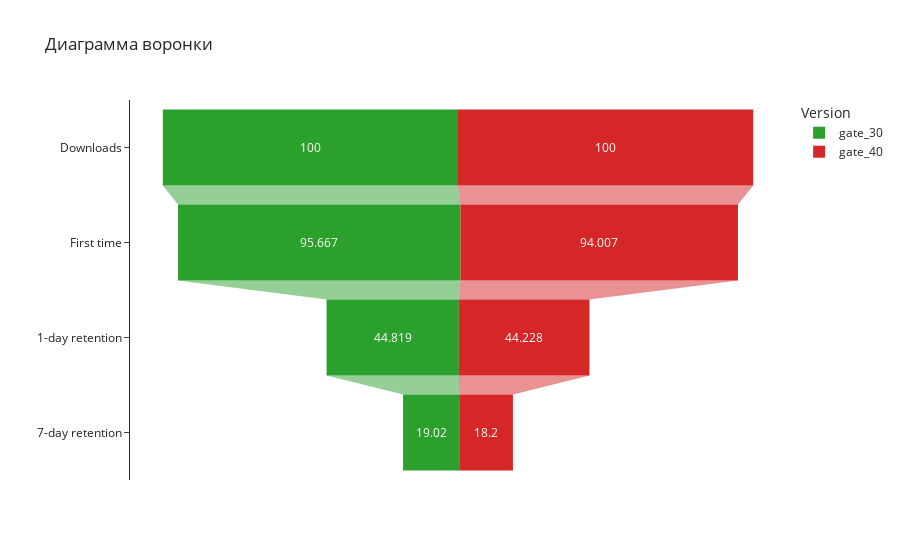

Notebook cell for this chart:
### Markdown cell above
Как видно половина пользователей останавливалась на 16 раундах, при этом почти четыре тысячи пользователей вообще не проходили игру

### Code cell
# Построим диаграмму воронки в процентах 

gate_30_df = df[df["version"]=="gate_30"]
gate_40_df = df[df["version"]=="gate_40"]


downloads_30_p = gate_30_df.userid.nunique()*100/gate_30_df.userid.nunique()
downloads_40_p = gate_40_df.userid.nunique()*100/gate_40_df.userid.nunique()

first_time_30_p = round(gate_30_df[gate_30_df["sum_gamerounds"]>0].userid.nunique()*100/gate_30_df.userid.nunique(), 3)
first_time_40_p = round(gate_30_df[gate_30_df["sum_gamerounds"]>0].userid.nunique()*100/gate_40_df.userid.nunique(), 3)

f_day_30_p = round(gate_30_df.retention_1.sum()*100/gate_30_df.userid.nunique(), 3)
f_day_40_p = round(gate_40_df.retention_1.sum()*100/gate_40_df.userid.nunique(), 3)

s_day_30_p = round(gate_30_df.retention_7.sum()*100/gate_30_df.userid.nunique(), 3)
s_day_40_p = round(gate_40_df.retention_7.sum()*100/gate_40_df.userid.nunique(), 3)
                  
data = dict(Quantity=[downloads_30_p, first_time_30_p, f_day_30_p, s_day_30_p, 
                      downloads_40_p, first_time_40_p, f_day_40_p, s_day_40_p],
    
            Stage=["Downloads", "First time", "1-day retention", "7-day retention"]*2,
    
            Version = ['gate_30']*4 + ['gate_40']*4)
                  
                  
stage = ["Downloads", "First time", "1-day retention", "7-day retention"]

fig = px.funnel(data, y='Stage', x='Quantity', color='Version',
                color_discrete_map={"Tatooine": "#374B53", 
                                    "Mandalore": "#617588"},
                template="simple_white",
                title='Диаграмма воронки',
                labels={"Stage": ""})
fig.show()

### Figure 1 — Plotly figure (JSON) as saved in the notebook; plotly's stock layout.template omitted (floating-point values rounded to 4 significant figures)
{"data": [{"hovertemplate": "Version=gate_30<br>Quantity=%{x}<br>=%{y}<extra></extra>", "legendgroup": "gate_30", "marker": {"color": "#2CA02C"}, "name": "gate_30", "orientation": "h", "showlegend": true, "type": "funnel", "x": [100, 95.67, 44.82, 19.02], "xaxis": "x", "y": ["Downloads", "First time", "1-day retention", "7-day retention"], "yaxis": "y"}, {"hovertemplate": "Version=gate_40<br>Quantity=%{x}<br>=%{y}<extra></extra>", "legendgroup": "gate_40", "marker": {"color": "#D62728"}, "name": "gate_40", "orientation": "h", "showlegend": true, "type": "funnel", "x": [100, 94.01, 44.23, 18.2], "xaxis": "x", "y": ["Downloads", "First time", "1-day retention", "7-day retention"], "yaxis": "y"}], "layout": {"legend": {"title": {"text": "Version"}, "tracegroupgap": 0}, "title": {"text": "Диаграмма воронки"}, "xaxis": {"anchor": "y", "domain": [0, 1], "title": {"text": "Quantity"}}, "yaxis": {"anchor": "x", "domain": [0, 1], "title": {"text": ""}}}}
